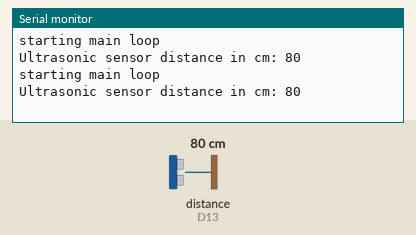
Recording of a sketch running on a simulated Arduino Nano 33 IoT. Shown: the last lines printed to the serial monitor. The test bench sets the inputs (shaded band); at power-on: distance to the obstacle (sensor on D13) 80 cm. The echo pulse lasts 58.3 µs per cm; nothing arrives over Bluetooth unless stated; a phone connects over Bluetooth LE 3 s after start.

Above: at 1.8 s.
1.9 s: distance to the obstacle (sensor on D13) set to 2 cm
At 4.7 s:
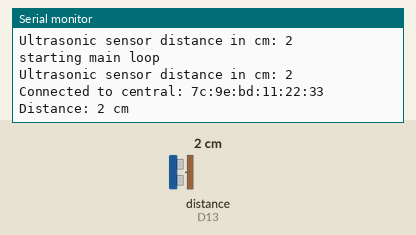
4.9 s: distance to the obstacle (sensor on D13) set to 4 cm
At 6.2 s:
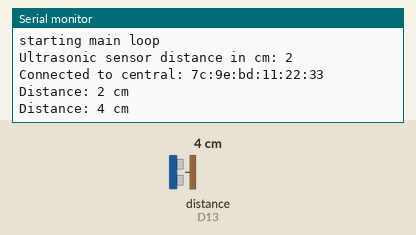

The sketch:

Reverse_Sensor.ino
```cpp
#include <ArduinoBLE.h>
#include <Ultrasonic.h>

#define TRIGGER_PIN  14
#define ECHO_PIN     13
#define BAUD_RATE    9600

// Bluetooth® Low Energy Reverse sensor Service Transport Discovery Service
BLEService ReverseSensorService("1824");

// Bluetooth® Low Energy Distance Characteristic Event Statistic
BLEUnsignedCharCharacteristic DistanceChar("2AF4", BLERead | BLENotify);


int oldDistance = 0;  // last distance reading from ultrasonic sensor
long previousMillis = 0;  // last time the distance was checked, in ms

Ultrasonic ultrasonic(TRIGGER_PIN, ECHO_PIN); // Define ultrasonic sensor

void setup() {
  Serial.begin(BAUD_RATE);
  while (!Serial);

  pinMode(TRIGGER_PIN, OUTPUT);
  pinMode(ECHO_PIN, INPUT);

  if (!BLE.begin()) {
    Serial.println("Starting BLE failed!");
    while (1);
  }

  BLE.setLocalName("ReverseSensorService");
  BLE.setAdvertisedService(ReverseSensorService);
  ReverseSensorService.addCharacteristic(DistanceChar);
  BLE.addService(ReverseSensorService);
  DistanceChar.writeValue(oldDistance);

  BLE.advertise();

  Serial.println("Bluetooth® device active, waiting for connections...");
}

void loop() {
  BLEDevice central = BLE.central();
  Serial.println("starting main loop");
  Serial.print("Ultrasonic sensor distance in cm: ");
  Serial.println(ultrasonic.read());
  delay(1000);

  if (central) {
    Serial.print("Connected to central: ");
    Serial.println(central.address());

    digitalWrite(LED_BUILTIN, HIGH);

    while (central.connected()) {
      long currentMillis = millis();

      if (currentMillis - previousMillis >= 200) {
        previousMillis = currentMillis;
        updateDistance();
      }
    }

    digitalWrite(LED_BUILTIN, LOW);
    Serial.print("Disconnected from central: ");
    Serial.println(central.address());
  }
}

void updateDistance() {
  int distance = ultrasonic.read();

  if (distance != oldDistance) {
    Serial.print("Distance: ");
    Serial.print(distance);
    Serial.println(" cm");

    DistanceChar.writeValue(distance);
    oldDistance = distance;
  }
}
```

Measured:
- after the input at 1.9 s, the serial monitor: prints a new line after 0.11 s (image 1)
- after the input at 4.9 s, the serial monitor: prints a new line after 0.11 s (image 2)
